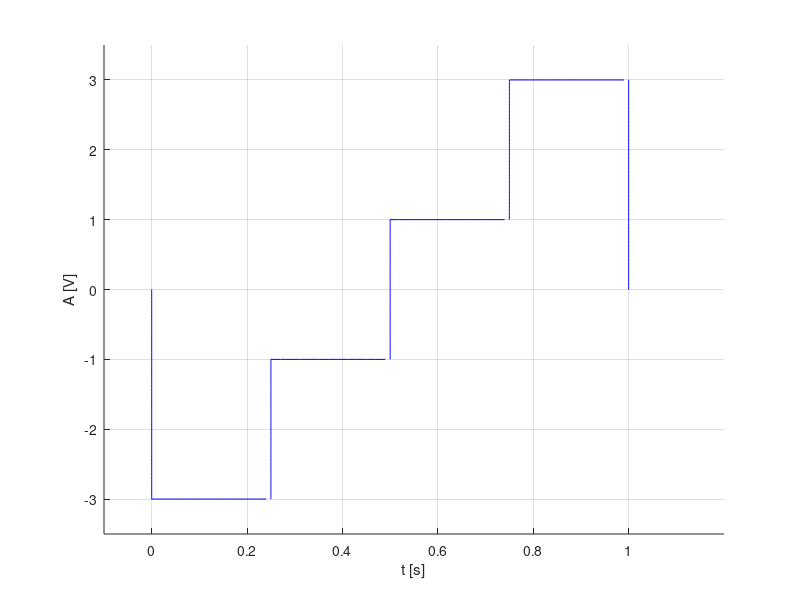

The MATLAB script that drew this image:
%Se va genera un semnal cu rezolutie temporara de 2ms, 20ms
%200ms pentru un semnal continuu de tipul:

%3. Semnal dreptunghiular multinivel, aleator
%? Durata fiecarui nivel: 0,25 s.
%? Nivelurile
%a) {-1, 1}
%b) {-3,-1,1,3}
%c) {-5,-3,-1,1,3,5}
%d) {-7,-5,-3,-1,1,3,5,7}

hold on
xlabel('t [s]'),ylabel('A [V]')
%b) nivelurile {-3,-1,1,3}
%Rezolutia temporara de 20ms

%y variaza de la 0 la -3
y=0:-0.02:-3;
x=y*0;
plot(x,y,'b')
%nivel -3
x = 0: 0.02: 1/4;
y = -3+0*x;
plot(x, y, 'b'),grid

%x=1/4;y variaza de la -3 la -1
y=-3:0.02:-1;
x=y*0+1/4;
plot(x,y,'b')

%nivel -1
x = 1/4:0.02:1/2;
y=-1+0*x;
plot(x,y,'b')

%x=1/2;y variaza de la -1 la 1
y=-1:0.02:1;
x=y*0+1/2;
plot(x,y,'b')

%nivel 1
x = 1/2:0.02:3/4;
y=1+x*0;
plot(x,y,'b')

%x=3/4;y variaza de la 1 la 3
y=1:0.02:3;
x=y*0+3/4;
plot(x,y,'b')

%nivel 3
x = 3/4:0.02:1;
y=3+x*0;
plot(x,y,'b')

%x=1;y variaza de la 3 la 0;
y=3:-0.02:0;
x=y*0+1;
plot(x,y,'b')

axis([-0.1 1.2 -3.5 3.5])